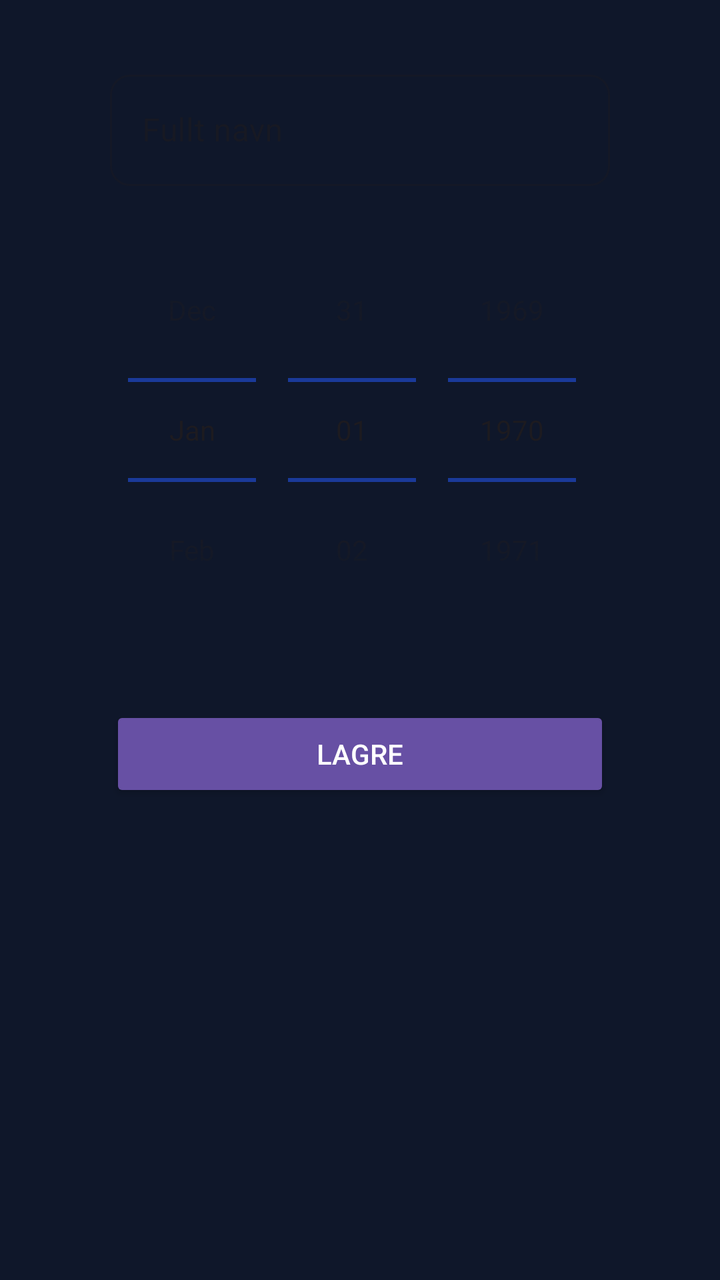
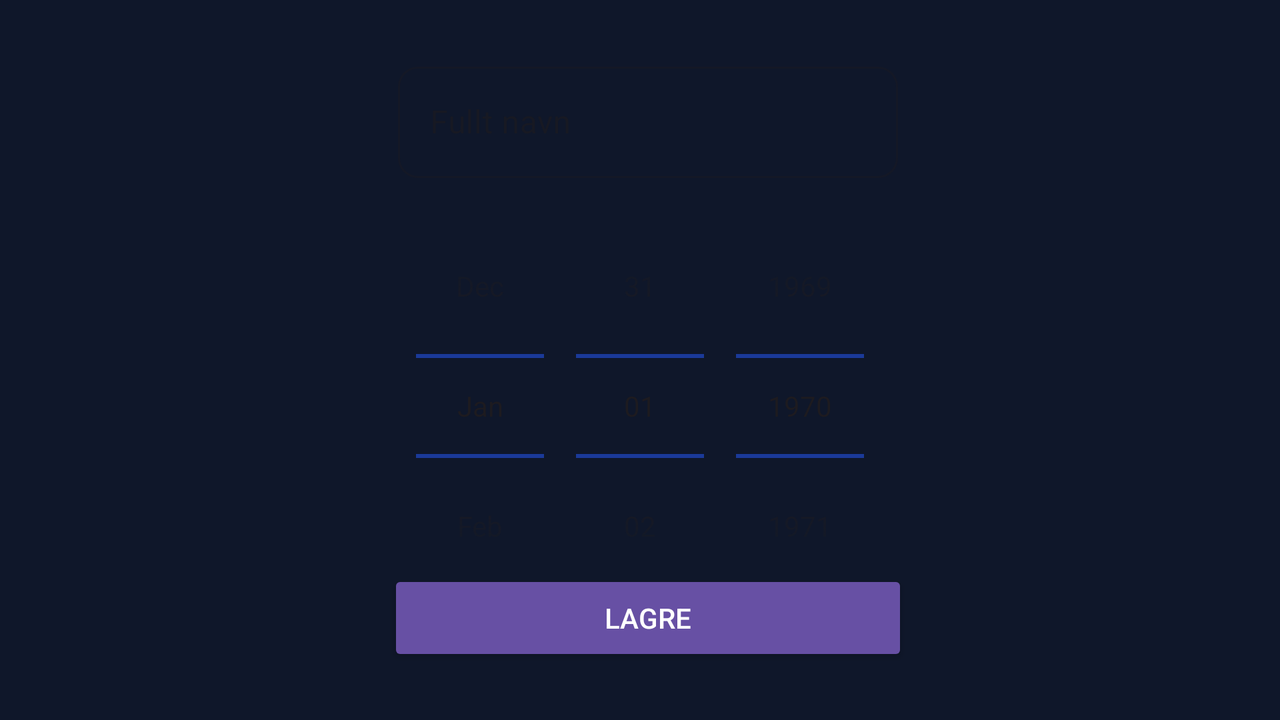

Compare how this app lays out the same screen by default and in its alternative resource folder. The renders come first, then the two layout files and the values they reference.
<!-- AndroidManifest.xml: application theme Theme.TheFamilyApp -->
<!-- res/layout/fragment_birthday_add.xml -->
<?xml version="1.0" encoding="utf-8"?>
<androidx.constraintlayout.widget.ConstraintLayout xmlns:android="http://schemas.android.com/apk/res/android"
    xmlns:app="http://schemas.android.com/apk/res-auto"
    xmlns:tools="http://schemas.android.com/tools"
    android:layout_width="match_parent"
    android:layout_height="match_parent"
    android:background="@color/onSurface"
    tools:context=".fragment.BirthdayAddFragment"
    android:orientation="vertical">

    <ScrollView
        android:id="@+id/scrollView2"
        android:layout_width="0dp"
        android:layout_height="0dp"
        app:layout_constraintBottom_toBottomOf="parent"
        app:layout_constraintEnd_toEndOf="parent"
        app:layout_constraintStart_toStartOf="parent"
        app:layout_constraintTop_toTopOf="parent">

        <androidx.constraintlayout.widget.ConstraintLayout
            android:layout_width="match_parent"
            android:layout_height="wrap_content"
            android:orientation="vertical">

            <Button
                android:id="@+id/NyBirthdayLagre"
                style="@style/Widget.AppCompat.Button.Colored"
                android:layout_width="250dp"
                android:layout_height="wrap_content"
                android:layout_marginTop="32dp"
                android:text="@string/lagre"
                app:layout_constraintEnd_toEndOf="@+id/BirthdayDate"
                app:layout_constraintStart_toStartOf="@+id/BirthdayDate"
                app:layout_constraintTop_toBottomOf="@+id/BirthdayDate" />

            <com.google.android.material.textfield.TextInputLayout
                android:id="@+id/textInputLayout"
                style="@style/Widget.MaterialComponents.TextInputLayout.OutlinedBox"
                android:layout_width="wrap_content"
                android:layout_height="wrap_content"
                android:layout_marginTop="32dp"
                android:hint="@string/fullt_navn"
                android:autofillHints="@string/fullt_navn"
                android:imeOptions="actionDone"
                app:boxCornerRadiusBottomEnd="10dp"
                app:boxCornerRadiusBottomStart="10dp"
                app:boxCornerRadiusTopEnd="10dp"
                app:boxCornerRadiusTopStart="10dp"
                android:textColor="@color/textColorPrimary"
                android:ems="10"
                app:layout_constraintEnd_toEndOf="parent"
                app:layout_constraintStart_toStartOf="parent"
                app:layout_constraintTop_toTopOf="parent">

                <com.google.android.material.textfield.TextInputEditText
                    android:id="@+id/BirthdayFullname"
                    android:layout_width="250dp"
                    android:layout_height="wrap_content"
                    android:inputType="textPersonName"
                    android:imeOptions="actionDone"
                    android:singleLine="true" />
            </com.google.android.material.textfield.TextInputLayout>

            <DatePicker
                android:id="@+id/BirthdayDate"
                android:layout_width="250dp"
                android:layout_height="wrap_content"
                android:layout_marginTop="16dp"
                android:calendarViewShown="false"
                android:datePickerMode="spinner"
                android:theme="@style/datepicker"
                app:layout_constraintEnd_toEndOf="parent"
                app:layout_constraintStart_toStartOf="parent"
                app:layout_constraintTop_toBottomOf="@+id/textInputLayout" />

        </androidx.constraintlayout.widget.ConstraintLayout>
    </ScrollView>

</androidx.constraintlayout.widget.ConstraintLayout>
<!-- resources referenced by this layout -->
<resources>
  <color name="onSurface">#0F172A</color>
  <color name="textColorPrimary">#0F172A</color>
  <string name="fullt_navn">Fullt navn</string>
  <string name="lagre">Lagre</string>
  <style name="datepicker">
          <item name="colorControlNormal">@color/colorPrimary</item>
      </style>
  <style name="Theme.TheFamilyApp" parent="Theme.Material3.DayNight.NoActionBar">
          <item name="android:statusBarColor">@android:color/transparent</item>
          <item name="android:navigationBarColor">@android:color/transparent</item>
          <item name="android:windowDrawsSystemBarBackgrounds">true</item>
      </style>
  <color name="colorPrimary">#1C3FAA</color>
</resources>
<!-- res/layout-land/fragment_birthday_add.xml (the repository's variant of the layout above) -->
<!-- drawn on the phone turned sideways -->
<?xml version="1.0" encoding="utf-8"?>
<androidx.constraintlayout.widget.ConstraintLayout xmlns:android="http://schemas.android.com/apk/res/android"
    xmlns:app="http://schemas.android.com/apk/res-auto"
    xmlns:tools="http://schemas.android.com/tools"
    android:layout_width="match_parent"
    android:layout_height="match_parent"
    android:background="@color/onSurface"
    android:orientation="horizontal"
    tools:context=".fragment.BirthdayAddFragment">

    <ScrollView
        android:id="@+id/scrollView2"
        android:layout_width="0dp"
        android:layout_height="0dp"
        app:layout_constraintBottom_toBottomOf="parent"
        app:layout_constraintEnd_toEndOf="parent"
        app:layout_constraintStart_toStartOf="parent"
        app:layout_constraintTop_toTopOf="parent">

        <androidx.constraintlayout.widget.ConstraintLayout
            android:layout_width="match_parent"
            android:layout_height="wrap_content">

            <com.google.android.material.textfield.TextInputLayout
                android:id="@+id/textInputLayout"
                style="@style/Widget.MaterialComponents.TextInputLayout.OutlinedBox"
                android:layout_width="wrap_content"
                android:layout_height="wrap_content"
                android:layout_marginStart="8dp"
                android:layout_marginLeft="8dp"
                android:layout_marginTop="28dp"
                android:textColor="@color/textColorPrimary"
                android:autofillHints="@string/fullt_navn"
                android:ems="10"
                android:hint="@string/fullt_navn"
                android:imeOptions="actionDone"
                app:boxCornerRadiusBottomEnd="10dp"
                app:boxCornerRadiusBottomStart="10dp"
                app:boxCornerRadiusTopEnd="10dp"
                app:boxCornerRadiusTopStart="10dp"
                app:layout_constraintEnd_toEndOf="parent"
                app:layout_constraintStart_toStartOf="parent"
                app:layout_constraintTop_toTopOf="parent">

                <com.google.android.material.textfield.TextInputEditText
                    android:id="@+id/BirthdayFullname"
                    android:layout_width="250dp"
                    android:layout_height="wrap_content"
                    android:imeOptions="actionDone"
                    android:inputType="textPersonName"
                    android:singleLine="true" />
            </com.google.android.material.textfield.TextInputLayout>

            <DatePicker
                android:id="@+id/BirthdayDate"
                android:layout_width="250dp"
                android:layout_height="212dp"
                android:layout_marginTop="8dp"
                android:calendarViewShown="false"
                android:datePickerMode="spinner"
                android:theme="@style/datepicker"
                app:layout_constraintEnd_toEndOf="@+id/textInputLayout"
                app:layout_constraintStart_toStartOf="@+id/textInputLayout"
                app:layout_constraintTop_toBottomOf="@+id/textInputLayout" />

            <Button
                android:id="@+id/NyBirthdayLagre"
                style="@style/Widget.AppCompat.Button.Colored"
                android:layout_width="260dp"
                android:layout_height="wrap_content"
                android:layout_marginTop="16dp"
                android:text="@string/lagre"
                app:layout_constraintBottom_toBottomOf="@+id/BirthdayDate"
                app:layout_constraintEnd_toEndOf="@+id/BirthdayDate"
                app:layout_constraintStart_toStartOf="@+id/BirthdayDate"
                app:layout_constraintTop_toBottomOf="@+id/BirthdayDate" />
        </androidx.constraintlayout.widget.ConstraintLayout>
    </ScrollView>

    <androidx.constraintlayout.widget.Guideline
        android:id="@+id/guideline4"
        android:layout_width="wrap_content"
        android:layout_height="wrap_content"
        android:orientation="horizontal"
        app:layout_constraintGuide_begin="0dp" />
</androidx.constraintlayout.widget.ConstraintLayout>
